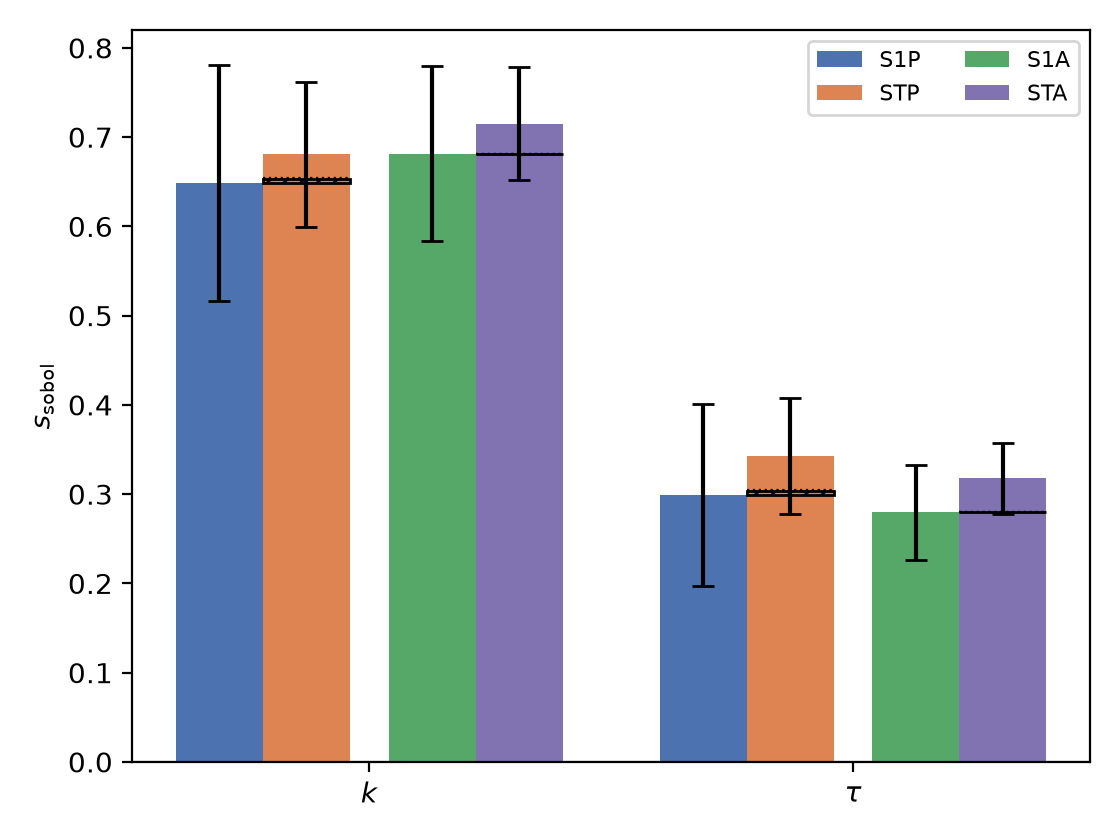

Reproduce this figure in Python.
"""Figure 4(a): Sobol first-order (S1) and total-order (ST) sensitivity indices of passive and active accumulation, with 95% bootstrap CIs and the Monte Carlo noise-floor band hatched onto each total-order bar.

Renders a simple version of this panel from figure_4_a.csv alone (no processing).
Run: python3 figure_4_a.py
"""
from pathlib import Path
import pandas as pd
import matplotlib
matplotlib.use("Agg")
import matplotlib.pyplot as plt

HERE = Path(__file__).resolve().parent
STEM = "figure_4_a"
df = pd.read_csv(HERE / f"{STEM}.csv")

import numpy as np

BAR_COLORS = {("passive", "S1"): "#4C72B0", ("passive", "ST"): "#DD8452",
              ("swimmer", "S1"): "#55A868", ("swimmer", "ST"): "#8172B2"}
BAR_LABELS = {("passive", "S1"): "S1P", ("passive", "ST"): "STP",
              ("swimmer", "S1"): "S1A", ("swimmer", "ST"): "STA"}

params = list(dict.fromkeys(df["param"]))
x = np.arange(len(params))
width = 0.18
half_gap = (width + 0.08) / 2
offsets = {("passive", "S1"): -half_gap - width, ("passive", "ST"): -half_gap,
           ("swimmer", "S1"): half_gap, ("swimmer", "ST"): half_gap + width}

fig, ax = plt.subplots(figsize=(5.6, 4.2))
for species in ("passive", "swimmer"):
    sub = df[df["species"] == species].set_index("param").loc[params]
    for order in ("S1", "ST"):
        ax.bar(x + offsets[(species, order)], sub[order].values, width,
               yerr=sub[f"{order}_conf"].values, capsize=4,
               color=BAR_COLORS[(species, order)], label=BAR_LABELS[(species, order)])
    # noise floor, hatched from S1 up to S1 + F on the total-order bar
    band = sub.iloc[0]
    if np.isfinite(band["F_corrected"]):
        x_st = x + offsets[(species, "ST")]
        ax.bar(x_st, band["F_corrected"], width, bottom=sub["S1"].values,
               fill=False, hatch="////", edgecolor="black", linewidth=1.0, zorder=4)
        for xi, s1i in zip(x_st, sub["S1"].values):
            for edge in ("F_ci_lo", "F_ci_hi"):
                ax.plot([xi - width / 2, xi + width / 2], [s1i + band[edge]] * 2,
                        color="black", lw=0.8, linestyle=":", zorder=5)
ax.axhline(0, color="gray", lw=0.8, zorder=0)
ax.set_xticks(x)
ax.set_xticklabels(["$k$", r"$\tau$"])
ax.set_ylabel(r"$s_{\rm sobol}$")
ax.set_ylim(0, 0.82)
ax.legend(ncol=2, fontsize=8)

fig.tight_layout()
fig.savefig(HERE / f"{STEM}.png", dpi=200)
print(f"saved {STEM}.png")
